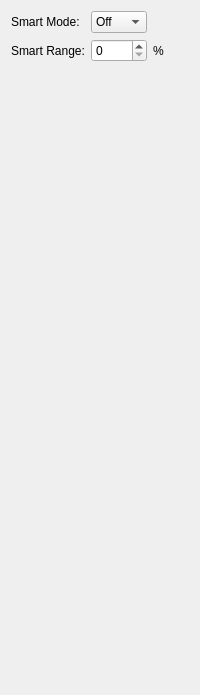
      <widget class="QWidget" name="tab_4">
       <attribute name="title">
        <string>Smart</string>
       </attribute>
       <layout class="QVBoxLayout" name="verticalLayout_12">
        <item>
         <layout class="QGridLayout" name="gridLayout_16">
          <item row="0" column="0">
           <widget class="QLabel" name="label_58">
            <property name="text">
             <string>Smart Mode:</string>
            </property>
           </widget>
          </item>
          <item row="1" column="0">
           <widget class="QLabel" name="label_59">
            <property name="text">
             <string>Smart Range:</string>
            </property>
           </widget>
          </item>
          <item row="1" column="1">
           <widget class="QSpinBox" name="smartRangeSpin"/>
          </item>
          <item row="0" column="1">
           <widget class="QComboBox" name="smartModeCombo">
            <item>
             <property name="text">
              <string>Off</string>
             </property>
            </item>
            <item>
             <property name="text">
              <string>On</string>
             </property>
            </item>
            <item>
             <property name="text">
              <string>Lazy</string>
             </property>
            </item>
           </widget>
          </item>
          <item row="1" column="2">
           <widget class="QLabel" name="label_60">
            <property name="text">
             <string>%</string>
            </property>
           </widget>
          </item>
         </layout>
        </item>
        <item>
         <spacer name="verticalSpacer_9">
          <property name="orientation">
           <enum>Qt::Vertical</enum>
          </property>
          <property name="sizeHint" stdset="0">
           <size>
            <width>20</width>
            <height>622</height>
           </size>
          </property>
         </spacer>
        </item>
       </layout>
      </widget>
